Frame 1 (no input): blank canvas, image omitted
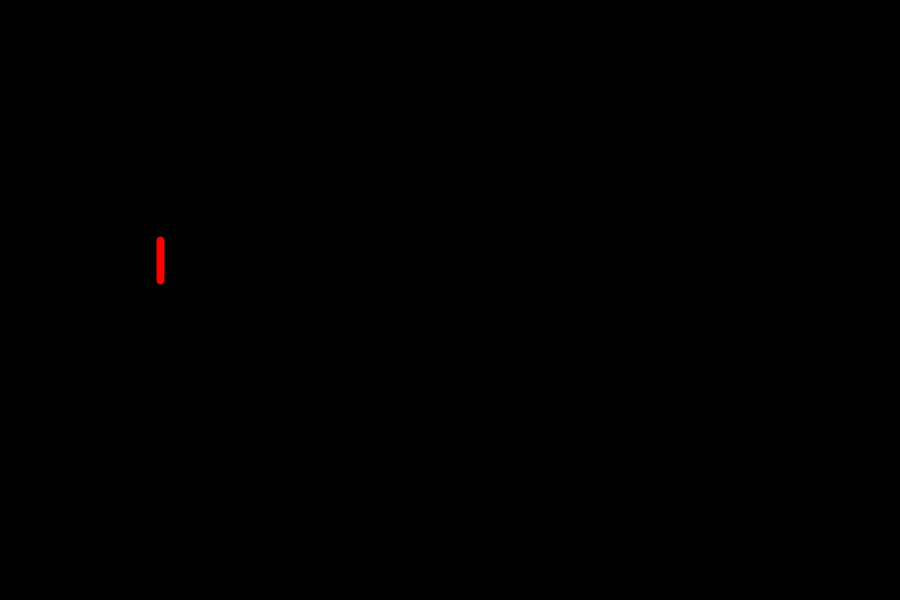
Frame 2 (the mouse pressed at the canvas centre, redrawn once)

The Processing sketch that drew this single still picture (run headless with seeded random() and noise(); the mouse was pressed at the canvas centre and the sketch redrawn once):

// Processing sketch: lines
// ── lines.pde

int margin = 160;
int grid_width = 12;
int grid_height = 8;
int line_count = 5;
int[][][] grid = new int[grid_width][grid_height][2];
float x_gap, y_gap;

void setup() {

  size(900, 600);
  background(0);
  noLoop();

  x_gap = (width - 2*margin) / (grid_width - 1);
  y_gap = (height - 2*margin) / (grid_height - 1);

  for (int y = 0; y < grid_height; y++) {
    for (int x = 0; x < grid_width; x++) {

      grid[x][y][0] = int(margin + x*x_gap);
      grid[x][y][1] = int(margin + y*y_gap);
    }
  }
}

void draw() {

  noFill();
  stroke(255, 0, 0);
  strokeWeight(8);
  strokeJoin(ROUND);
  strokeCap(ROUND);
  beginShape();

  int x_start = int(random(grid_width));
  int y_start = int(random(grid_height));
  int x, y;
  //Choose whether the line runs west to east or north to south
  if (int(random(2)) > 0) { 
    x = 0;
    y = y_start;
  } else {
    x = x_start;
    y = 0;
  }

  Boolean step = true;

  vertex(grid[x][y][0], grid[x][y][1]);

  while (step) {
    int stepx = int(random(3))-1;
    int stepy = int(random(3))-1;
    x += stepx;
    y += stepy;

    if (x >= grid_width || y >= grid_height || x < 0 || y < 0) {
      step = false;
    } else {
    vertex(grid[x][y][0], grid[x][y][1]);
    }
  }
  endShape();
}
